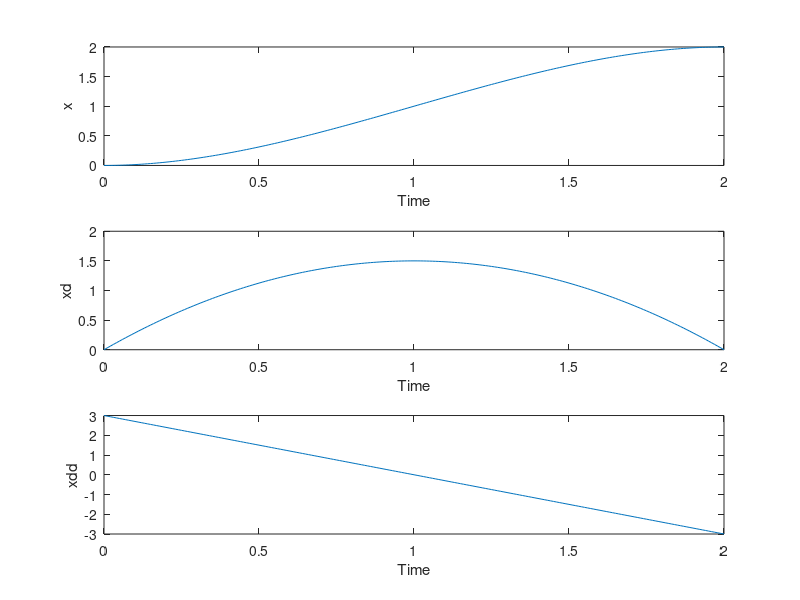

Recreate this plot in MATLAB.


x_curr = 0;
x_dot_curr = 0;
x_f = 2.0;
x_dot_f = 0;

remaining_time = 2.0;
delta_t = 0.01;

c_0 = x_curr;
c_1 = x_dot_curr;
c_2 = (3*x_f-remaining_time*x_dot_f-3*x_curr-2*remaining_time*x_dot_curr)/remaining_time/remaining_time;
c_3 = (2*x_curr+remaining_time*x_dot_curr-2*x_f+remaining_time*x_dot_f)/remaining_time/remaining_time/remaining_time;

pos = zeros(1, 201);
vel = zeros(1, 201);
acc = zeros(1, 201);

i = 0;

for t = 0:0.01:remaining_time
    i = i+1;
    pos(i) = c_0+c_1*t+c_2*t*t+c_3*t*t*t;
    vel(i) = c_1+2*c_2*t+3*c_3*t*t;
    acc(i) = 2*c_2+6*c_3*t;
end

x = 0.0:0.01:remaining_time;

subplot(3, 1, 1)
plot(x, pos)
xlabel("Time")
ylabel("x")

subplot(3, 1, 2)
plot(x, vel)
xlabel("Time")
ylabel("xd")

subplot(3, 1, 3)
plot(x, acc)
xlabel("Time")
ylabel("xdd")
